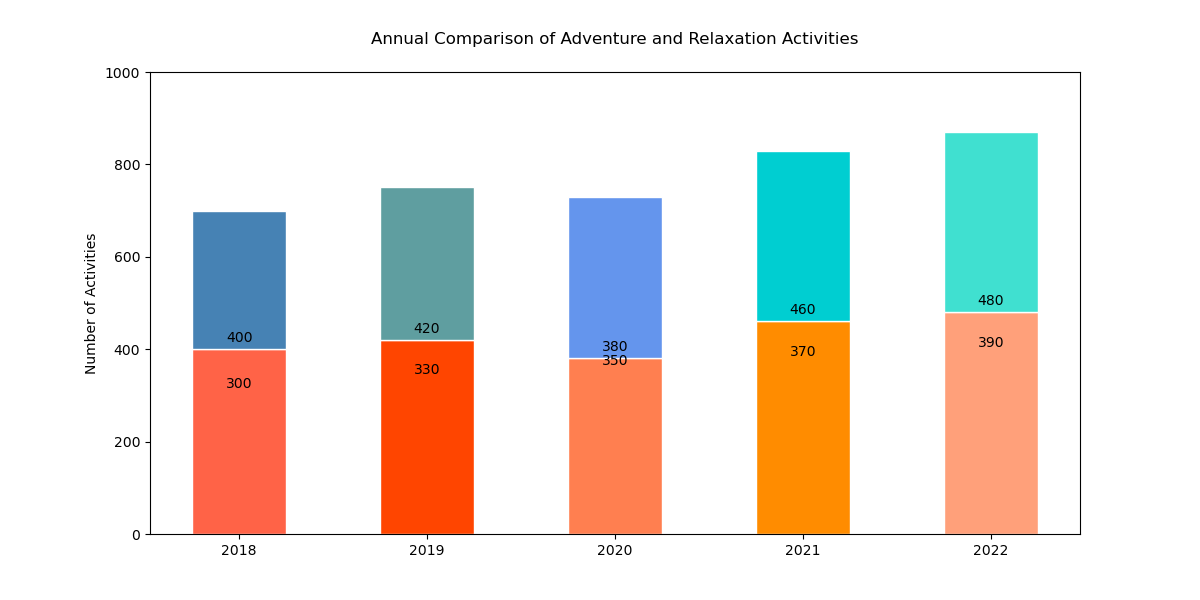

Python code for this plot:

import matplotlib.pyplot as plt

# Data
years = ['2018', '2019', '2020', '2021', '2022']
adventure_activities = [400, 420, 380, 460, 480]
relaxation_activities = [300, 330, 350, 370, 390]

# Colors
colors_adventure = ['#FF6347', '#FF4500', '#FF7F50', '#FF8C00', '#FFA07A']
colors_relaxation = ['#4682B4', '#5F9EA0', '#6495ED', '#00CED1', '#40E0D0']

# Plot
fig, ax = plt.subplots(figsize=(12, 6))  # Change width and height of the chart

bar_width = 0.5  # Change band width for bars

# Creating a vertical stacked bar chart
bars_adventure = plt.bar(years, adventure_activities, color=colors_adventure, edgecolor='white', width=bar_width)
bars_relaxation = plt.bar(years, relaxation_activities, bottom=adventure_activities, color=colors_relaxation, edgecolor='white', width=bar_width)

# Adding labels and title
plt.ylabel('Number of Activities')
plt.title('Annual Comparison of Adventure and Relaxation Activities', pad=20)

# Adding numerical labels on each bar
for bar in bars_adventure + bars_relaxation:
    height = bar.get_height()
    ax.annotate(f'{height}',
                xy=(bar.get_x() + bar.get_width() / 2, height),
                xytext=(0, 3),  # 3 points vertical offset
                textcoords="offset points",
                ha='center', va='bottom')

# Customizing the axes
plt.ylim(0, 1000)  # Adjust the y-axis limit to accommodate the stack

# Display the plot
plt.show()
